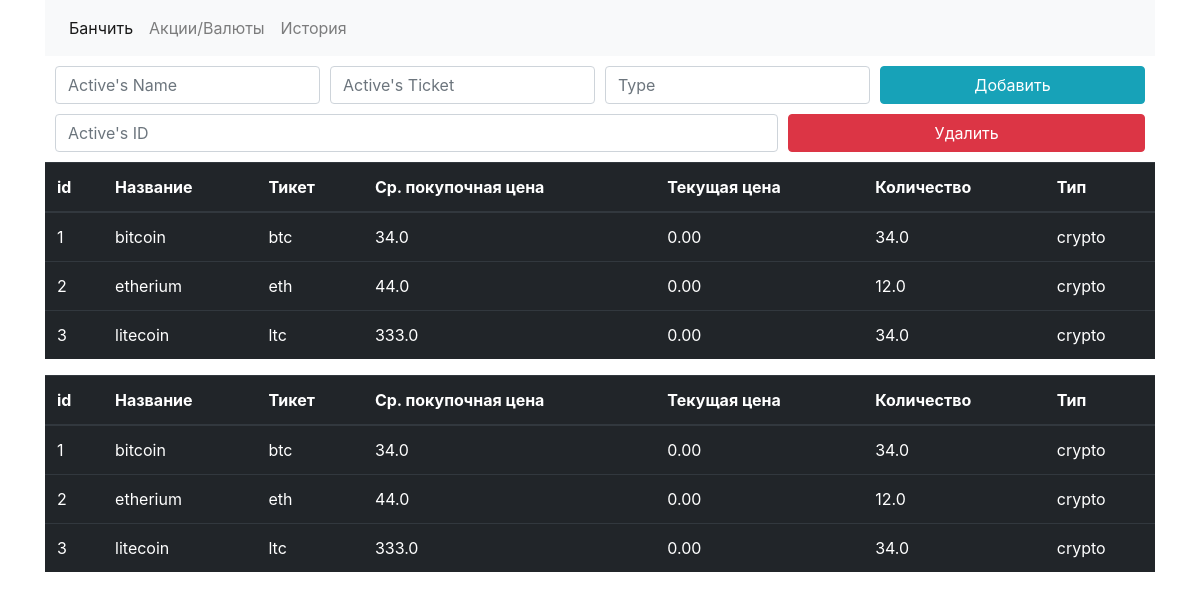
Before: /actives with the older database file.
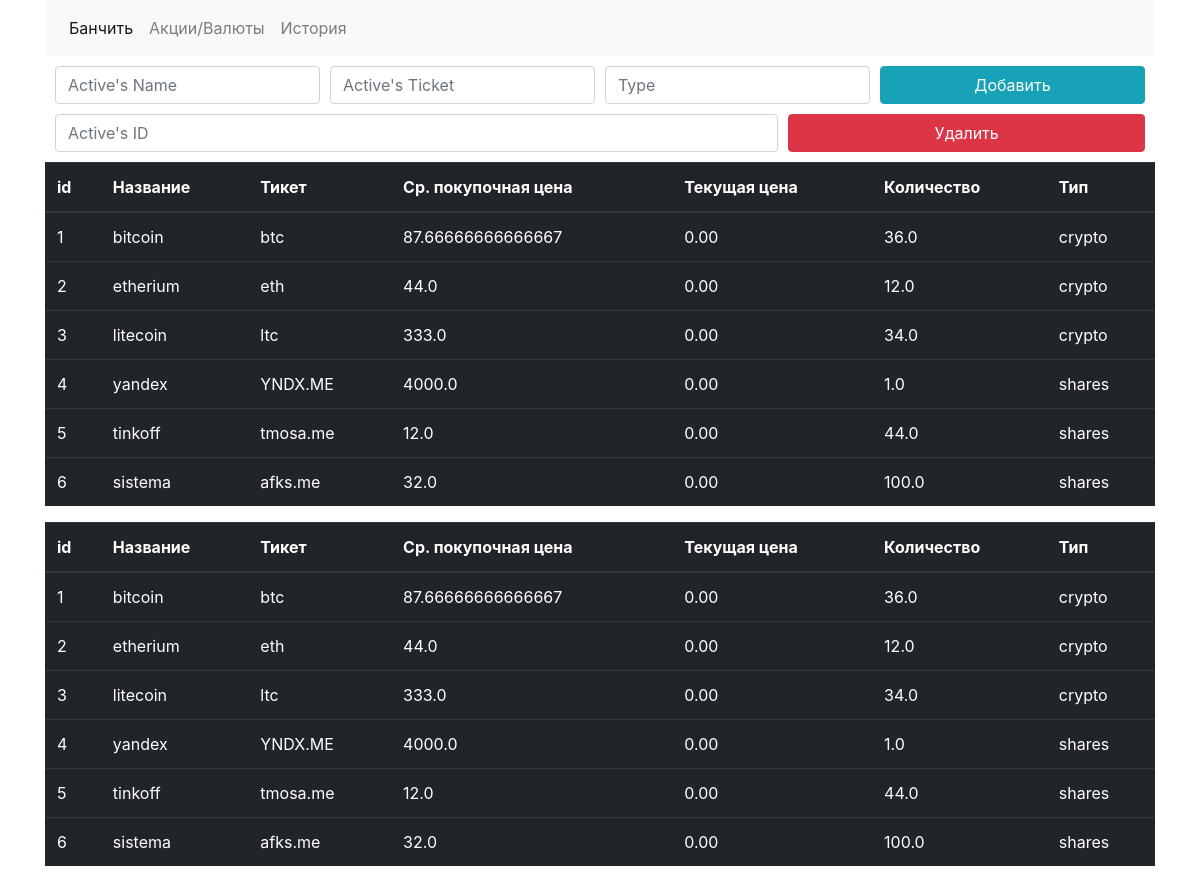
After: the same page with the newer database file.
### portf/models.py (models this page shows, shortened)
class Actives(db.Model):
    id = db.Column(db.Integer, primary_key=True)
    name = db.Column(db.String(20), nullable=False, unique=True)
    ticket = db.Column(db.String(10), nullable=False, unique=True)
    count = db.Column(db.Float, nullable=True, default=0)
    price = db.Column(db.Float, nullable=True, default=0)
    type = db.Column(db.String(10), nullable=False)
    history_orders = db.relationship('History', backref='active', cascade="all, delete-orphan")

### portf/routes.py (the view, shortened to what this page needs)
@app.route('/actives', methods=('POST', 'GET'))
def actives():
    actives = Actives.query.filter(Actives.count != 0)
    all_actives = Actives.query.all()
    if 'error' not in locals():
        error = None
    return render_template('actives.html', actives=actives, all_actives=all_actives, error=error)

### portf/templates/actives.html (shortened to what this page needs)
{% extends 'base.html' %}
{% block body %}
    <form method='post' class="horizont_form" autocomplete="off">
      <div class="form-row">
        <div class="col col-6 col-sm-3">
          <input name='active_name' type="text" class="form-control" placeholder="Active's Name">
        </div>
        <div class="col col-6 col-sm-3">
          <input name='ticket' type="text" class="form-control" placeholder="Active's Ticket">
        </div>
        <div class="col col-6 col-sm-3">
          <input name='type' type="text" class="form-control" placeholder="Type">
        </div>
        <div class="col col-6 col-sm-3">
            <button class="btn btn-info btn-block" type="submit">Добавить</button>
        </div>
      </div>
    </form>
    <form method='post' class="horizont_form" autocomplete="off">
      <div class="form-row">
        <div class="col col-8 col-sm-8">
          <input name='id' type="text" class="form-control" placeholder="Active's ID">
        </div>
        <div class="col col-4 col-sm-4">
            <button class="btn btn-danger btn-block" type="submit">Удалить</button>
        </div>
      </div>
    </form>
    <div class="table-responsive table_actives ">
        <table class="table table-hover table-dark">
          <thead>
            <tr>
              <th scope="col">id</th>
              <th scope="col">Название</th>
              <th scope="col">Тикет </th>
              <th scope="col">Ср. покупочная цена</th>
              <th scope="col">Текущая цена</th>
              <th scope="col">Количество</th>
              <th scope="col">Тип</th>
            </tr>
          </thead>
          <tbody>
            {% for active in actives %}
                <tr class="clickable-row" data-toggle="modal" data-target="#modal_for_{{ active.name }}" id="chart_{{ active.name }}">
                  <td>{{ active.id }}</td>
                  <td>
                        {{ active.name }}
                  </td>
                  <td>{{ active.ticket }}</td>
                  <td>{{ active.price }}</td>
                  <td id="actual_{{ active.name }}">0.00</td>
                  <td>{{ active.count }}</td>
                  <td>{{ active.type }}</td>
                </tr>
            {% endfor %}
          </tbody>
        </table>
    </div>
    <div class="table-responsive table_all_actives">
        <table class="table table-hover table-dark">
          <thead>
            <tr>
              <th scope="col">id</th>
              <th scope="col">Название</th>
              <th scope="col">Тикет </th>
              <th scope="col">Ср. покупочная цена</th>
              <th scope="col">Текущая цена</th>
              <th scope="col">Количество</th>
              <th scope="col">Тип</th>
            </tr>
          </thead>
          <tbody>
            {% for active in all_actives %}
                <tr>
                  <td>{{ active.id }}</td>
                  <td>{{ active.name }}</td>
                  <td>{{ active.ticket }}</td>
                  <td>{{ active.price }}</td>
                  <td id="all_actual_{{ active.name }}">0.00</td>
                  <td>{{ active.count }}</td>
                  <td>{{ active.type }}</td>
                </tr>
            {% endfor %}
          </tbody>
        </table>
    </div>
{% endblock %}

### portf/templates/base.html (shortened to what this page needs)
<!DOCTYPE html>
<html lang="en">
<head>
    <link rel="stylesheet" href="https://maxcdn.bootstrapcdn.com/bootstrap/4.0.0/css/bootstrap.min.css">
    <link rel="stylesheet" href="{{ url_for('static', filename='style_index.css') }}">
</head>
<body>
    <div class="container main-container">
        <nav class="navbar navbar-expand navbar-light bg-light nav-container">
            <ul class="navbar-nav">
              <li class="nav-item active">
                <a class="nav-link" href="/">Банчить</a>
              </li>
              <li class="nav-item">
                <a class="nav-link" href="/actives">Акции/Валюты</a>
          </li>
              <li class="nav-item">
                <a class="nav-link" href="/history">История</a>
              </li>
            </ul>
        </nav>
        {% block body %}{% endblock %}
    </div>
</body>
</html>
</html>

### portf/static/style_index.css (style rules this page uses)
form { margin: 10px; }
.nav-container { margin-bottom: 10px; }

Changed rows visible on the page:
changed Actives "bitcoin": price "34.0" → "87.66666666666667"; count "34.0" → "36.0"
added Actives: id "4", name "yandex", ticket "YNDX.ME", price "4000.0", count "1.0", type "shares"
added Actives: id "5", name "tinkoff", ticket "tmosa.me", price "12.0", count "44.0", type "shares"
added Actives: id "6", name "sistema", ticket "afks.me", price "32.0", count "100.0", type "shares"
